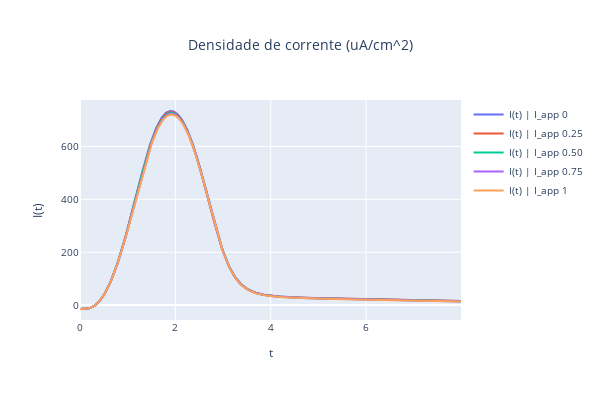

Notebook code for this chart:
### Code cell
plot_output(variable="I", title="Densidade de corrente (uA/cm^2)", dfs=dfs)

### Figure 1 — Plotly figure (JSON) as saved in the notebook; plotly's stock layout.template omitted (floating-point values rounded to 4 significant figures; data arrays with more than 128 entries replaced by an {"elided": "..."} marker saying what was removed)
{"data": [{"mode": "lines", "name": "I(t) | I_app 0", "type": "scatter", "x": {"elided": "800 float values"}, "y": {"elided": "800 float values"}}, {"mode": "lines", "name": "I(t) | I_app 0.25", "type": "scatter", "x": {"elided": "800 float values"}, "y": {"elided": "800 float values"}}, {"mode": "lines", "name": "I(t) | I_app 0.50", "type": "scatter", "x": {"elided": "800 float values"}, "y": {"elided": "800 float values"}}, {"mode": "lines", "name": "I(t) | I_app 0.75", "type": "scatter", "x": {"elided": "800 float values"}, "y": {"elided": "800 float values"}}, {"mode": "lines", "name": "I(t) | I_app 1", "type": "scatter", "x": {"elided": "800 float values"}, "y": {"elided": "800 float values"}}], "layout": {"font": {"size": 10}, "height": 400, "title": {"text": "Densidade de corrente (uA/cm^2)", "x": 0.5}, "width": 600, "xaxis": {"title": {"text": "t"}}, "yaxis": {"title": {"text": "I(t)"}}}}
